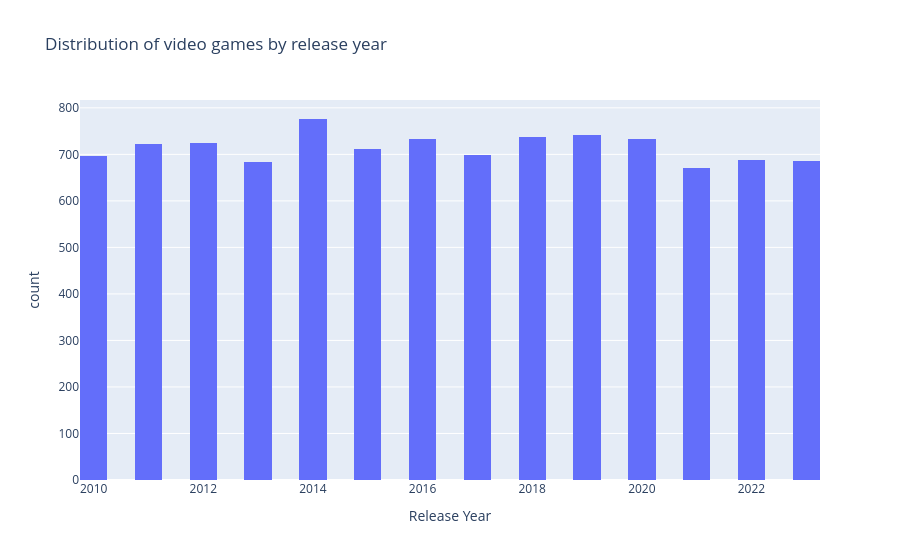

The code cell stored with this chart in its notebook:
### Code cell
fig = px.histogram(
    dataset,
    x="Release Year",
    nbins=50,
    title="Distribution of video games by release year"
)

fig.show()

### Figure 1 — Plotly figure (JSON) as saved in the notebook; plotly's stock layout.template omitted (floating-point values rounded to 4 significant figures; data arrays with more than 128 entries replaced by an {"elided": "..."} marker saying what was removed)
{"data": [{"bingroup": "x", "hovertemplate": "Release Year=%{x}<br>count=%{y}<extra></extra>", "legendgroup": "", "marker": {"color": "#636efa", "pattern": {"shape": ""}}, "name": "", "nbinsx": 50, "orientation": "v", "showlegend": false, "type": "histogram", "x": {"elided": "10000 int values"}, "xaxis": "x", "yaxis": "y"}], "layout": {"barmode": "relative", "legend": {"tracegroupgap": 0}, "title": {"text": "Distribution of video games by release year"}, "xaxis": {"anchor": "y", "domain": [0, 1], "title": {"text": "Release Year"}}, "yaxis": {"anchor": "x", "domain": [0, 1], "title": {"text": "count"}}}}
